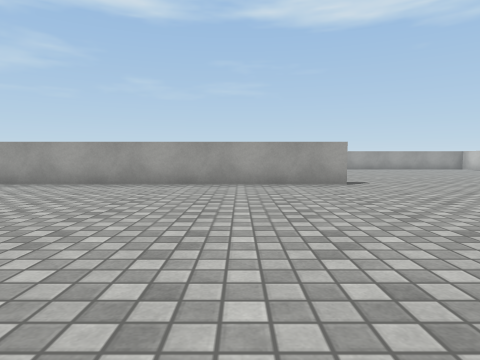
View 1 (above)

19 first-person views from a walk through a Unity game level. The camera is 0.62 m above the floor, tilts 4° down and sees 75° across. The floor is counted in squares, 1 m on a side. Each view is taken from the middle of a square. On the plan, view 1 faces up. The plan holds only what a view shows up to about 9 squares ahead; the rest is blank. The place goes on beyond the plan. The player character is not drawn. Surface patterns are stand-ins for the level's own textures.

View 2
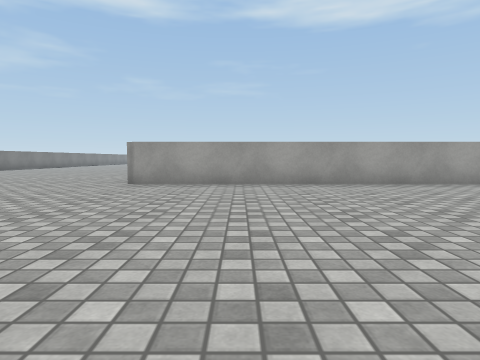

View 3
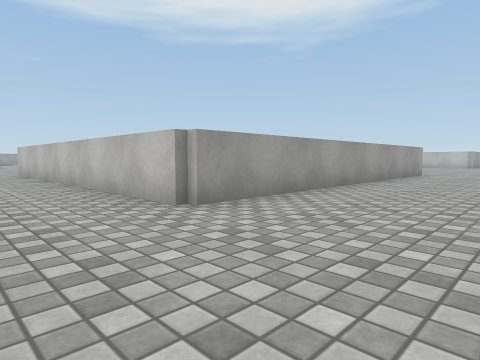

View 4
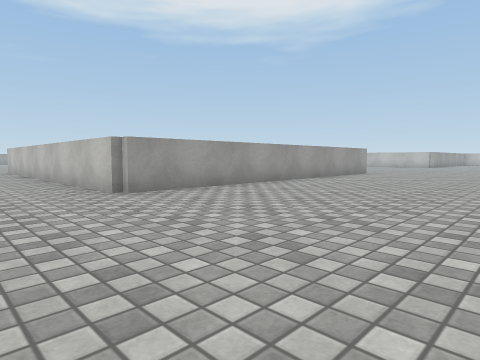

View 5
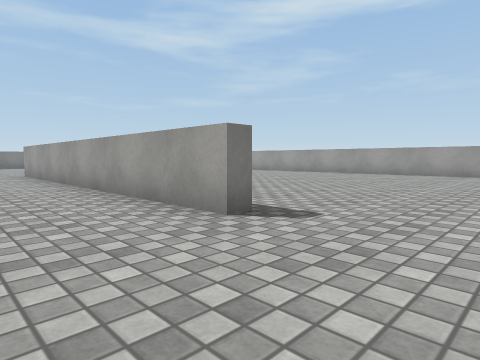

View 6
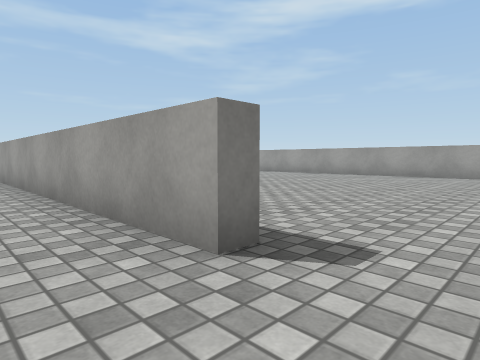

View 7
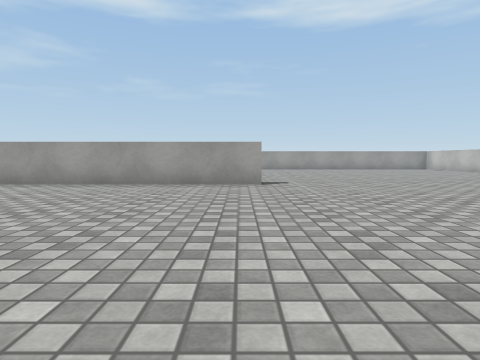

View 8
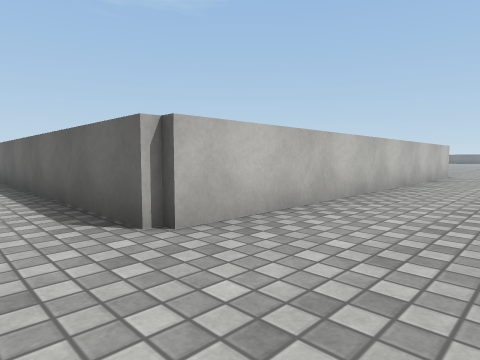

View 9
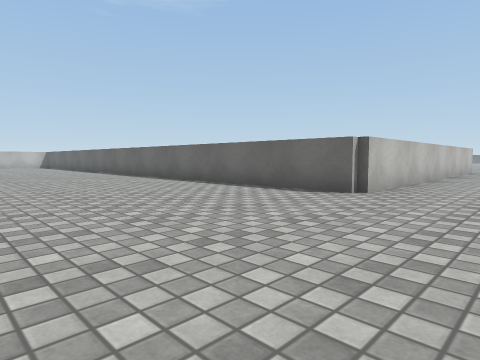

View 10
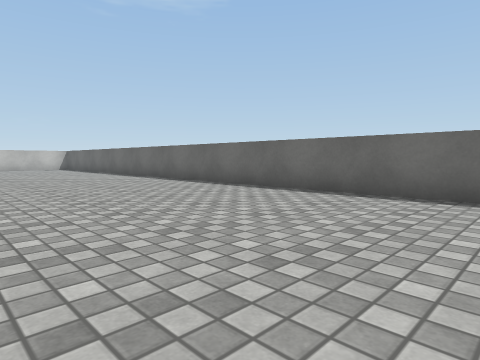

View 11
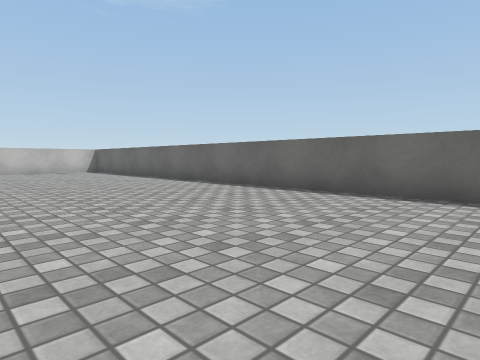

View 12
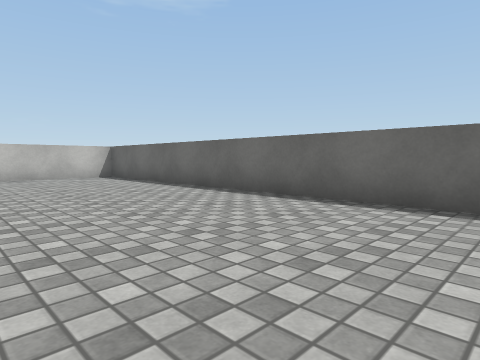

View 13
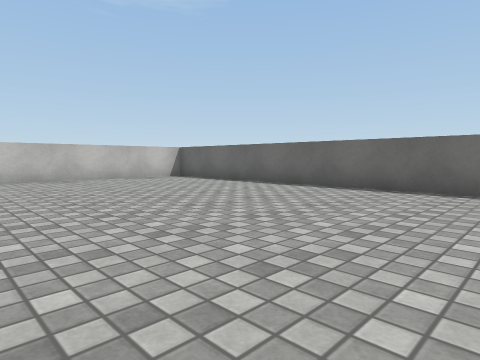

View 14
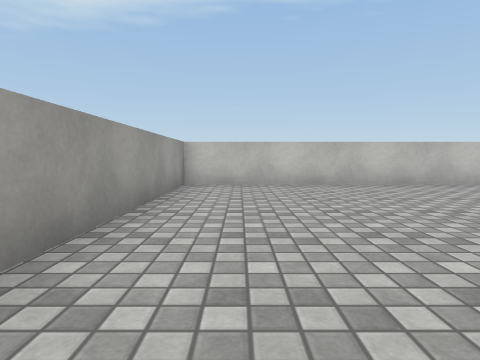

View 15
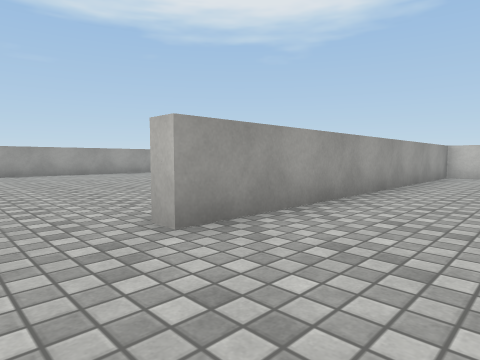

View 16
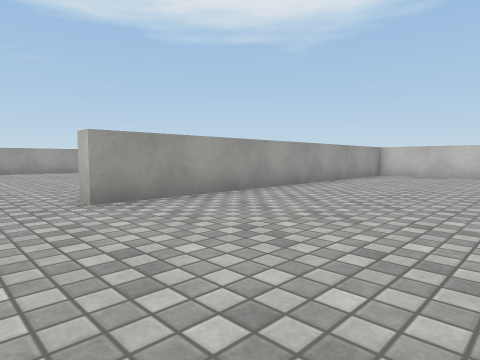

View 17
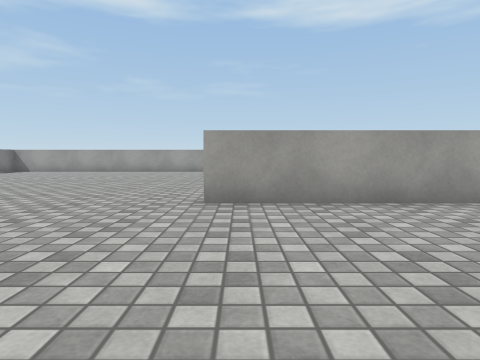

View 18
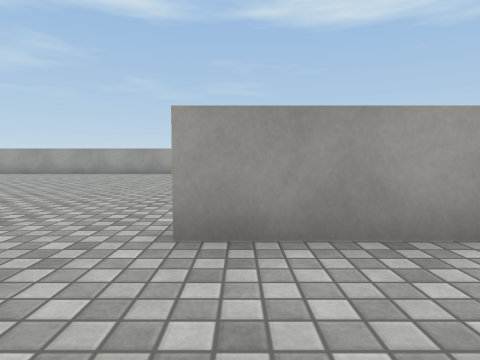

View 19
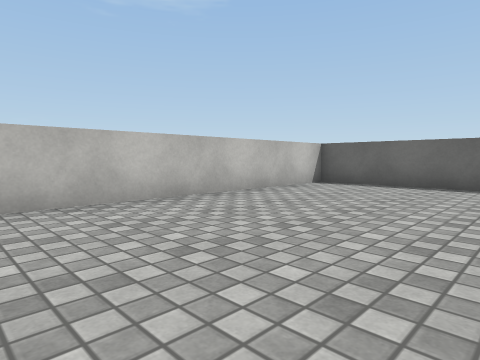

### Floor plan
Points are (right, up) in squares from view 1. A wall is a line through its corners. A room is listed if a view was taken in it or the views show most of it. See-through windows are left out.
Room 1 (views 1, 2, 3, 4, 5, 6, 7)
walls: (2.5, 7.8) (2.5, 7.3) (-7.7, 7.3)
ways out: opening at (-9, 8) to room 2
Room 2 (views 8, 9, 10, 11, 12, 13, 14, 15, 16, 17, 18, 19)
walls: (-7.7, 7.3) (-7.7, 17.7) (12.3, 17.7) (12.3, 27.3) (2.5, 27.3) (2.5, 27.8)
ways out: opening at (-9, 8) to room 1

Where each view was taken, in squares from view 1:
view 1: 0 up, 0 right, facing up
view 2: 0 up, 5 left, facing up
view 3: 4 up, 10 left, facing up-right
view 4: 2 up, 10 left, facing up-right
view 5: 5 up, 5 right, facing up-left
view 6: 6 up, 4 right, facing up-left
view 7: 0 up, 2 right, facing up
view 8: 19 up, 10 left, facing down-right
view 9: 23 up, 10 left, facing down-right
view 10: 23 up, 6 left, facing down-right
view 11: 23 up, 2 left, facing down-right
view 12: 22 up, 2 right, facing down-right
view 13: 24 up, 3 right, facing down-right
view 14: 26 up, 5 right, facing right
view 15: 25 up, 1 right, facing up-right
view 16: 23 up, 1 right, facing up-right
view 17: 23 up, 3 right, facing up
view 18: 25 up, 3 right, facing up
view 19: 25 up, 8 right, facing down-right
